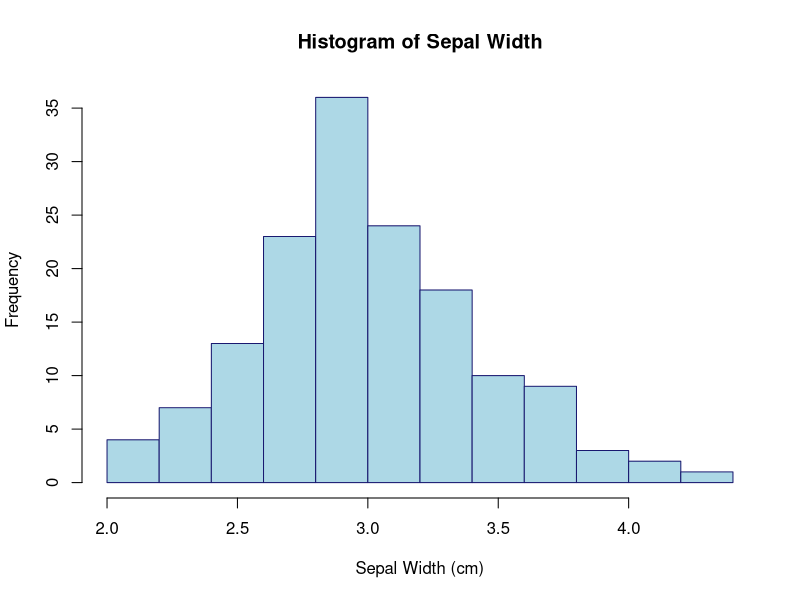

Reproduce this figure in R.
## ---- chunk 1
#| echo: false
#load the iris dataset
data(iris)

#generate summary statistics
summary_statistics = summary(iris[,1:4])

#print the table
knitr::kable(summary_statistics, caption = "Summary Statistics of Iris Dataset")
## ---- chunk 2
#| echo: false

#plotting histogram of sepal width
hist(iris$Sepal.Width,
     main = "Histogram of Sepal Width",
     xlab = "Sepal Width (cm)",
     col = "lightblue",
     border = "midnightblue")
